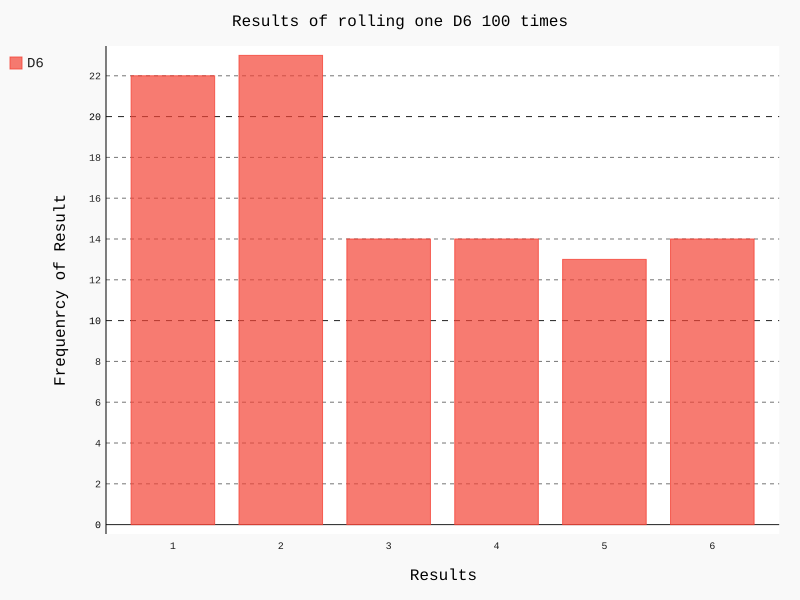

Recreate this plot in Python.
from die import Die
import pygal

""""新建一个实例"""
die = Die()
results = []
for roll_num in range(100):
    result = die.roll()
    results.append(result)
#新建一个空列表存储个数出现的次数
frequencies = []

for value in range(1,die.num_sides+1):
    #计算个数出现的次数
    frequency = results.count(value)
    #出现的次数存入空列表
    frequencies.append(frequency)
#对结果进行可视化
hist = pygal.Bar()
hist.title = "Results of rolling one D6 100 times"
hist.x_labels = ['1','2','3','4','5','6']
hist.x_title = 'Results'
hist.y_title = 'Frequenrcy of Result'
hist.add("D6",frequencies)
hist.render_to_file('die_visual.svg')
